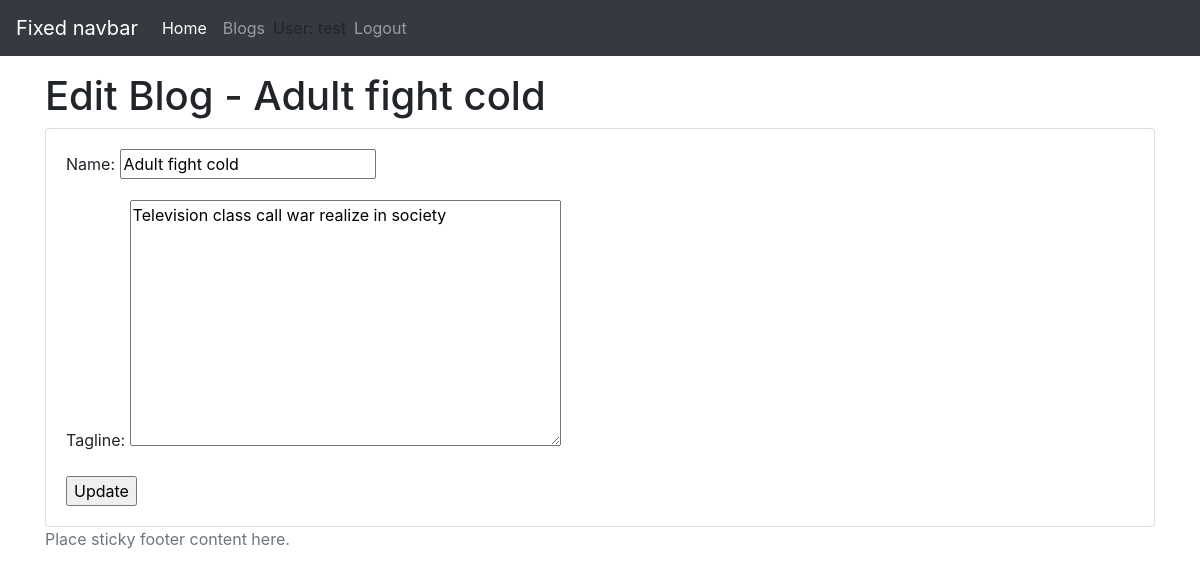
Page /blog/edit/52 (signed in) on the earlier database version.
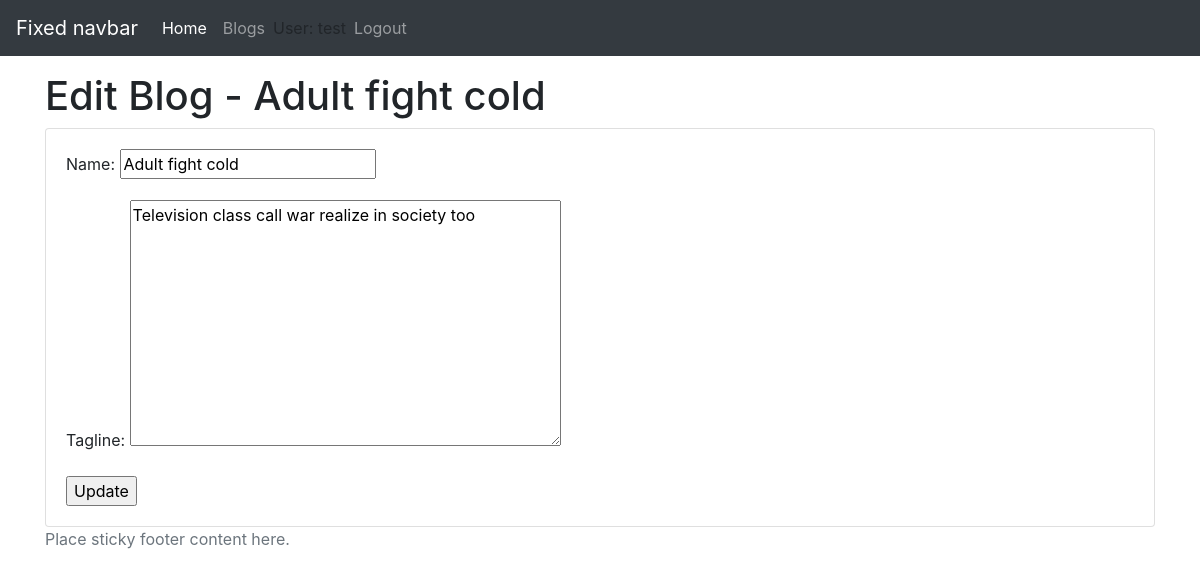
Same page on the later database version.
### blog/models.py (models this page shows, shortened)
class Blog(models.Model):
    name = models.CharField(max_length=100)
    tagline = models.TextField()
    class Meta:
        ordering = ["name"]

### blog/views.py (the view)
# urls.py: path("edit/<int:pk>", BlogUpdateView.as_view(), name="blog_update"),
class BlogUpdateView(PermissionRequiredMixin, UpdateView):
    permission_required = ("blog.change_blog",)
    template_name = "blog/blog_update_details.html.j2"
    model = Blog
    fields = ["name", "tagline"]

### templates/blog/blog_update_details.html.j2 (shortened to what this page needs)
{% extends "base.html.j2" %}
{% block content %}
  <div class="row mt-5 pt-4">
    <div class="col-sm">
      <h1>Edit Blog - {{ blog.name }}</h1>
    </div>
  </div>
  <div class="row">
    <div class="col-sm">
      <div class="card">
        <div class="card-body">
          <form method="post">
            {{ form.as_p }}
            <input type="submit" value="Update">
          </form>
        </div>
      </div>
    </div>
  </div>
{% endblock %}

Differences in the rows shown:
changed Blog "Adult fight cold": tagline "Television class call war realize in society" → "Television class call war realize in society too"
